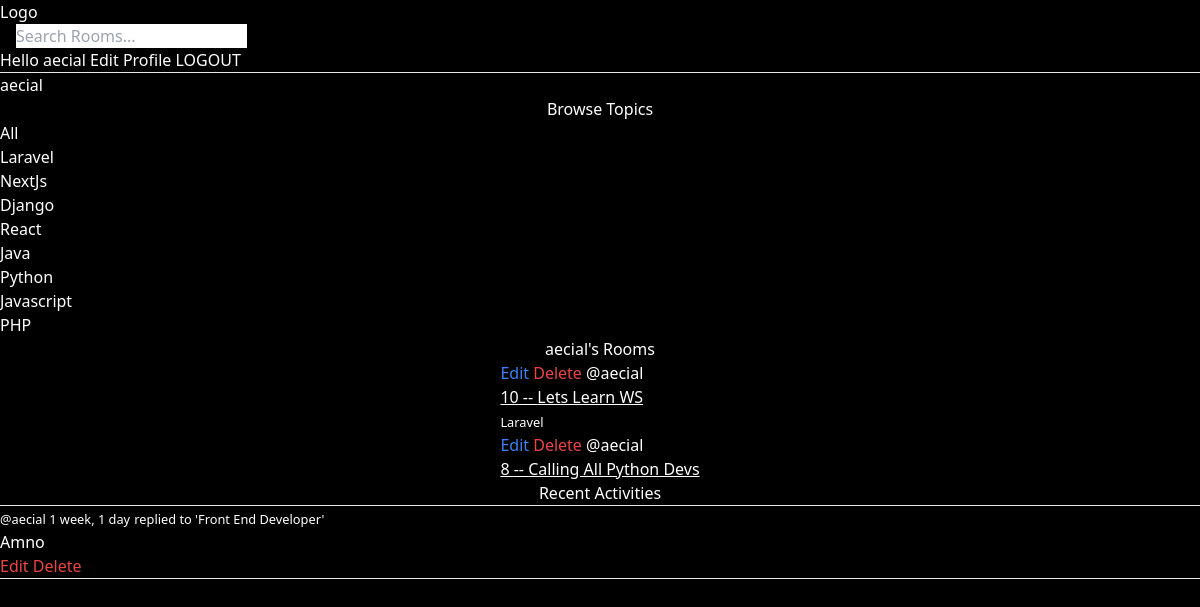
Page /profile/3/ (signed in) on the committed database.
### base/models.py (models this page shows)
class Topic(models.Model):
    name = models.CharField(max_length=200)
    def __str__(self):
        return self.name

class Room(models.Model):
    host = models.ForeignKey(User, on_delete=models.SET_NULL, null=True)
    topic = models.ForeignKey(Topic, on_delete=models.SET_NULL, null=True)
    name = models.CharField(max_length=200)
    description = models.TextField(null=True, blank=True)
    participants = models.ManyToManyField(User, related_name='participants', blank=True)
    updated = models.DateTimeField(auto_now=True)
    created = models.DateTimeField(auto_now_add=True)
    class Meta:
        ordering = ['-updated', '-created']
    def __str__(self):
        return self.name

class Message(models.Model):
    user = models.ForeignKey(User, on_delete=models.CASCADE)
    room = models.ForeignKey(Room, on_delete=models.CASCADE)
    body = models.TextField()
    updated = models.DateTimeField(auto_now=True)
    created = models.DateTimeField(auto_now_add=True)
    class Meta:
        ordering = ['-updated', '-created']
    def __str__(self):
        return self.body[0:50]

### base/views.py (the view)
# urls.py: path('profile/<str:pk>/', views.userProfile, name='profile'),
@login_required(login_url='login')
def userProfile(request, pk):
    user = User.objects.get(id=pk)
    rooms = user.room_set.all()
    room_messages = user.message_set.all()
    topics = Topic.objects.all()
    context= {'user': user, 'rooms': rooms, 'topics': topics, 'room_messages': room_messages}
    return render(request, 'base/profile.html', context)

### base/templates/base/profile.html
{% extends "main.html" %} {% block content %}
<h1>{{user.username}}</h1>
<div>
  <div>{%include 'base/topics_component.html'%}</div>
  <h2 class="text-center">{{user.username}}'s Rooms</h2>
  <div class="flex items-center justify-center">
    {%include 'base/feed_component.html'%}
  </div>
  <div>{%include 'base/activity_component.html'%}</div>
</div>
{% endblock content %}

### templates/navbar.html
<a href="/">
  <h1>Logo</h1>
</a>
<form action="" method="GET" action="{% url 'home' %}" class="text-black mx-4">
  <input type="text" name="q" id="q" placeholder="Search Rooms..." />
</form>
{% if request.user.is_authenticated %}
<a href="{% url 'profile' request.user.id %}"
  >Hello {{request.user.username}}</a
>
<a href="{%url 'update-user' %}"> Edit Profile</a>
<a href="{% url 'logout' %}">LOGOUT</a>
{% else %}
<a href="{% url 'login' %}">LOGIN</a>
{% endif %}
<hr />

### base/templates/base/topics_component.html
<h3 class="text-center">Browse Topics</h3>
<div>
  <div>
    <a href="{% url 'home' %}">All</a>
  </div>
  {% for topic in topics%}
  <div>
    <a href="{% url 'home' %}?q={{topic.name}}">{{topic}}</a>
  </div>
  {% endfor %}
</div>

### base/templates/base/feed_component.html (shortened to what this page needs)
<div>
  {% if rooms%} {% for room in rooms %}
  <div>
    {% if request.user == room.host %}
    <a href="{% url 'update-room' room.id %}" class="text-blue-500">Edit</a>
    <a href="{% url 'delete-room' room.id %}" class="text-red-500">Delete</a>
    {% endif %}
    <a href="{%url 'profile' room.host.id%}">@{{room.host.username}}</a>
    <a href="{% url 'room' room.id %}" class="underline">
      <h3>{{room.id}} -- {{room.name}}</h3>
    </a>
    <small>{{room.topic.name}}</small>
  </div>
  {% endfor %} {%endif%}
</div>

### base/templates/base/activity_component.html
<h5 class="text-center">Recent Activities</h5>
<hr />
{% for message in room_messages %}
<div>
  <small
    ><a href="{% url 'profile' message.user.id%}">@{{message.user}}</a>
    {{message.created|timesince}}</small
  >
  <small>replied to '{{message.room}}'</small>
  <p>{{message}}</p>
  {% if request.user == message.user %}
  <a href="{% url 'update-message' message.id %}" class="text-red-500">Edit</a>
  <a href="{% url 'delete-message' message.id %}" class="text-red-500"
    >Delete</a
  >
  {% endif %}
  <hr />
</div>
{%endfor%}

### static/main.css (style rules this page uses)
body { background-color: red; }

### rows in the picture
Topic: name "Laravel"
Topic: name "NextJs"
Topic: name "Django"
Topic: name "React"
Topic: name "Java"
Topic: name "Python"
Topic: name "Javascript"
Topic: name "PHP"
Room: shows "Edit", host.username "aecial", id "10", name "Lets Learn WS", topic.name "Laravel"
Room: shows "Edit", host.username "aecial", id "8", name "Calling All Python Devs"
Message: user "aecial", created "1 week, 1 day", room "Front End Developer", body "Amno", shows "Edit"

### other values in the picture
{{ request.user.username }} "aecial"
{{ user.username }} "aecial"
